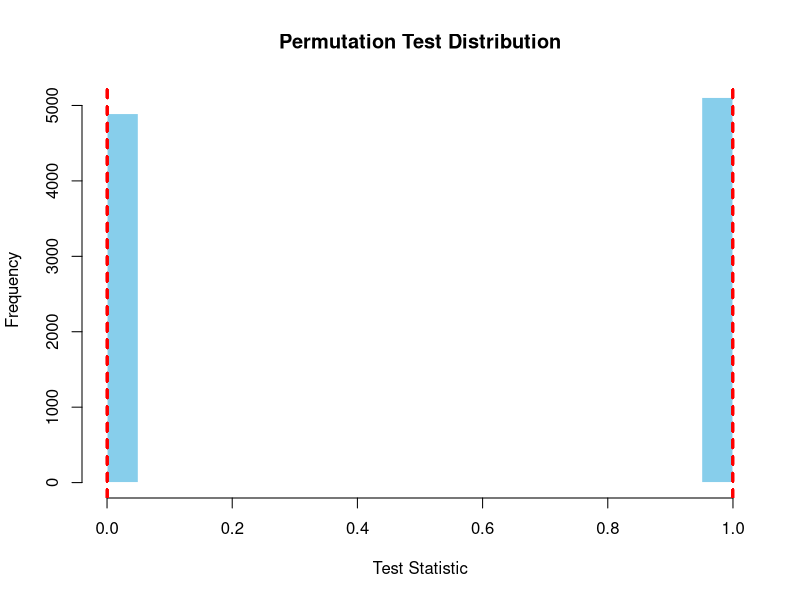

The R script that drew this image:
## ---- chunk 1
knitr::opts_chunk$set(echo=T,eval=T,message=F,warning=F,fig.align='center')
library(tidyverse)
## ---- chunk 2
flips1 = "HTHTHTHTHTHTHTHTHTHTHTHTHTHTHTHTHTHTHTHTHTHTHTHTHTHTHTHTHTHTHTHTHTHTHTHTHTHTHTHTHTHTHTHTHTHTHTHTHTHTHTHTHTHTHTHTHTHTHTHTHTHTHTHTHTHTHTHTHTHTHTHTHTHTHTHTHTHTHTHTHTHTHTHTHTHTHTHTHTHTHTHTHTHTHTHTHTHTHTHT"

flips2 = "HHHTHTTTHHTHHTHHHTTTTHTHTHHTTHTHHHTHHTHTTTHTHHHTHTTTHTHTHHTHTHTTHTHHTHTHTTTHTHHHTHTHTTHTHTHHTHTHTHHHTHTTTHTHHTHTHTHHTTTHTHHTHHTTTTHTHTHHHTHTTHTHHTHTHTTHTHHTHTHHHTHHHTHTTTHTTHTTTHTHHHTHTHTTHTHHTHHTHTTT"

flips3 = "HHTHTHTTTHTHHHTHHTTTHTHHTHTTTHTHTHHTHTHTTHTHHHHHHTTTHTHTHHTHTTTHTHHTHTHTTTHTHHHTTHTTTHTHTHHHHTHTTHHTTTTTHTHHHTHTHTTTTTHHHTHHTHHTHHHTTTTHTHTHHHTHHTTTTTHTHHHTHTHTHTTTHTHHHTHTHTHTTHTHHTHTHTHTTTTHTHHHTHTH"

flips4 = "HTHHHHHHHTHTTHHTTHHHTHTHTTTHHTHHHTHHTTHTTTTTTTTTHTHHTTTTTHTHTHTHHTTHTTHTTTTTHHHTHTTTHTHTHHHTHTTTTHTHTHHTTHTHTTHHTHTHHHHTHTTHHTTHTTHTTHTHHHHHHTTTTTTHHHTTHTHHHHTTTHTTHHHTTHTHHTTTHHTHHTTTHTHHTHHHTHHTTHHH"

flips5 = "HHHHHHHHHHTTTTTTTTTTHHHHHHHHHHTTTTTTTTTTHHHHHHHHHHTTTTTTTTTTHHHHHHHHHHTTTTTTTTTTHHHHHHHHHHTTTTTTTTTTHHHHHHHHHHTTTTTTTTTTHHHHHHHHHHTTTTTTTTTTHHHHHHHHHHTTTTTTTTTTHHHHHHHHHHTTTTTTTTTTHHHHHHHHHHTTTTTTTTTT"

flips6 = "TTHTTTHTTTTTTTHTHTHTHTTHTTHTHHTHHTTTHHTHTTTHTHHTHHHTHTTHHTHHTTHTHTTTTHTHTTTHHTTTTTTTTHTHHTTHTTTTTTHTHTHTHTTTHTTHHTTHTTTHHTTTHTTHTTTTHTTTTHHTTTHTHTHHHTTTTTTHTHHTTTTTTTTTTTTHHHTTTHHHTTTHTTTHTHTTHTTTTTHT"

# Runs test function
runs_test <- function(sequence) {
  # Convert to binary: H -> 1, T -> 0
  sequence_bin <- as.numeric(unlist(strsplit(sequence, "")) == "H")
  
  # Perform the runs test
  library(tseries)
  result <- runs.test(factor(sequence_bin))
  
  return(result$p.value)
}

#proba
 sequence_bin1 <- as.numeric(unlist(strsplit(flips1, "")) == "H")
 sequence_bin1
 sequence_bin2 <- as.numeric(unlist(strsplit(flips2, "")) == "H")
 sequence_bin2
 sequence_bin3 <- as.numeric(unlist(strsplit(flips3, "")) == "H")
 sequence_bin3
 sequence_bin4 <- as.numeric(unlist(strsplit(flips4, "")) == "H")
 sequence_bin4
 sequence_bin5 <- as.numeric(unlist(strsplit(flips5, "")) == "H")
 sequence_bin5
 sequence_bin6 <- as.numeric(unlist(strsplit(flips6, "")) == "H")
 sequence_bin6
 
# Apply runs test to each sequence
p_values <- sapply(list(flips1, flips2, flips3, flips4, flips5, flips6), runs_test)

# Display p-values
p_values

#Generate 200 coin flips
# Set the number of flips
n_flips <- 200
# Generate a sequence of 200 coin flips with probability of heads (H) = 0.5
# coin_flips <- sample(c("H", "T"), size = n_flips, replace = TRUE, prob = c(0.5, 0.5))
 coin_flips <- sample(c(1, 0), size = n_flips, replace = TRUE, prob = c(0.5, 0.5))
# Outp ut the sequence
print(coin_flips)

# you can use the function below to split the above sequences in vectors of flips
# split = function(flips1) strsplit(str, split="")[[1]]
# split(flips1)


#Permutation test
# Example binary sequences
bin<-sequence_bin1
# Function to calculate test statistic (difference in means between two sequences)
test_statistic <- function(coin_flips, bin) {
# mean(coin_flips) - mean(sequence)
abs(coin_flips - bin)
}
# Observed test statistic (for original sequences)
obs_stat <- test_statistic(coin_flips, bin)
obs_stat
# Permutation test function
permutation_test <- function(coin_flips, bin, n_permutations = 1000) {
  combined <- c(coin_flips, bin)  # Combine both sequences into one dataset
  n1 <- length(coin_flips)  # Length of the first sequence
  perm_stats <- numeric(n_permutations)  # Vector to store the permutation statistics
  
  for (i in 1:n_permutations) {
    permuted <- sample(combined)  # Shuffle the combined sequence
    perm_seq1 <- permuted[1:n1]  # First n1 elements go to permuted seq1
    perm_seq2 <- permuted[(n1+1):length(permuted)]  # Remaining elements go to permuted seq2
    perm_stats[i] <- test_statistic(perm_seq1, perm_seq2)  # Calculate test statistic for permuted sequences
  }
# Calculate p-value: proportion of permuted test statistics that are as extreme as or more extreme than the observed stat
  p_value <- mean(abs(perm_stats) >= abs(obs_stat))
  
  list(p_value = p_value, perm_stats = perm_stats, obs_stat = obs_stat)
}

# Run the permutation test
result <- permutation_test(coin_flips,bin, n_permutations = 10000)

# Output the p-value
cat("Observed Test Statistic:", result$obs_stat, "\n")
cat("Permutation Test P-value:", result$p_value, "\n")

# Optional: Visualize the distribution of permutation test statistics
hist(result$perm_stats, main = "Permutation Test Distribution", xlab = "Test Statistic", 
     breaks = 30, col = "skyblue", border = "white")
abline(v = result$obs_stat, col = "red", lwd = 2, lty = 2)





## ---- chunk 3
coin_flips <- sample(c(1, 0), size = n_flips, replace = TRUE, prob = c(0.5, 0.5))
# Outp ut the sequence
print(coin_flips)
## ---- chunk 4
X <- read.csv("uniform_sample.csv")$x
## ---- chunk 5
blurtle <- read.csv("blurtle.csv")
